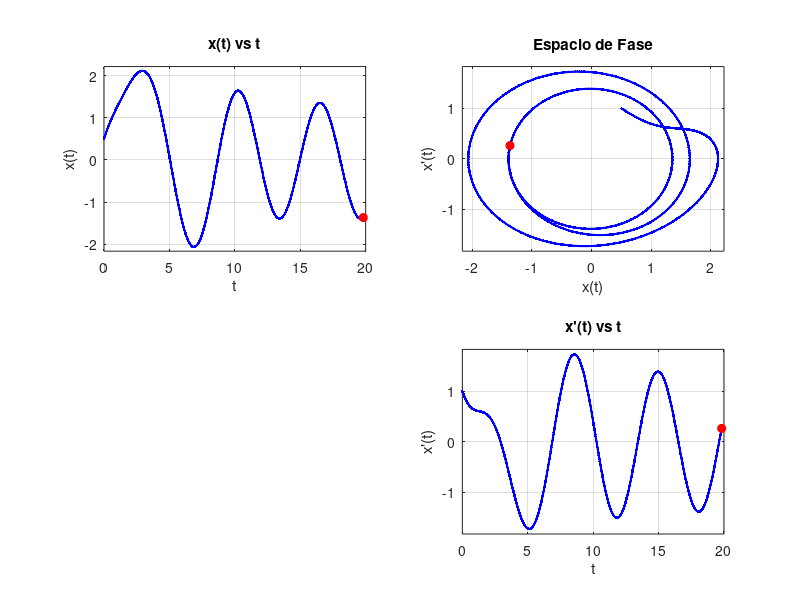

This figure's MATLAB source:
% Sistema de ecuaciones diferenciales de segundo orden
% \ddot{x} = -0.5\dot{x} -0.5x + sin(t)

% Convertir a sistema de primer orden:
% y1 = x
% y2 = \dot{x}
%
% \dot{y1} = y2
% \dot{y2} = -0.5*y2 - 0.5*y1 + sin(t)

% Definir el sistema de ecuaciones
f = @(y, t) [y(2);             % Primera ecuación: dy1/dt = y2
             -0.5*y(2) - 0.5*y(1) + sin(t)]; % Segunda ecuación

% Condiciones iniciales [x0; x'_0]
y0 = [0.5; 1];  % x(0) = 0.5, x'(0) = 0

% Configurar tiempo de integración
t_total = linspace(0, 20, 1000)';  % Vector temporal columna

% Resolver el sistema
sol = lsode(f, y0, t_total);

% Extraer soluciones
x_total = sol(:,1);      % Posición
xprime_total = sol(:,2); % Velocidad

% Precalcular límites de ejes
x_lims = [min(x_total)-0.1, max(x_total)+0.1];
xp_lims = [min(xprime_total)-0.1, max(xprime_total)+0.1];

% Configurar animación
fig = figure;
set(fig, 'Position', [100 100 800 600]);

% Inicializar gráficos
subplot(2,2,1);
h1 = plot(t_total(1), x_total(1), 'b', 'LineWidth', 1.5);
hold on;
h1_marker = plot(t_total(1), x_total(1), 'ro', 'MarkerFaceColor', 'r');
title('x(t) vs t');
xlabel('t'); ylabel('x(t)');
xlim([t_total(1) t_total(end)]);
ylim(x_lims);
grid on;

subplot(2,2,2);
h2 = plot(x_total(1), xprime_total(1), 'b', 'LineWidth', 1.5);
hold on;
h2_marker = plot(x_total(1), xprime_total(1), 'ro', 'MarkerFaceColor', 'r');
title('Espacio de Fase');
xlabel('x(t)'); ylabel("x'(t)");
xlim(x_lims);
ylim(xp_lims);
grid on;

subplot(2,2,4);
h3 = plot(t_total(1), xprime_total(1), 'b', 'LineWidth', 1.5);
hold on;
h3_marker = plot(t_total(1), xprime_total(1), 'ro', 'MarkerFaceColor', 'r');
title("x'(t) vs t");
xlabel('t'); ylabel("x'(t)");
xlim([t_total(1) t_total(end)]);
ylim(xp_lims);
grid on;

% Configurar velocidad de animación (5 segundos total)
num_frames = length(1:10:length(t_total));
pause_time = 5/num_frames;

% Bucle de animación
for k = 1:10:length(t_total)
    current_t = t_total(k);
    current_x = x_total(k);
    current_xp = xprime_total(k);

    % Actualizar gráfico temporal x(t)
    set(h1, 'XData', t_total(1:k), 'YData', x_total(1:k));
    set(h1_marker, 'XData', current_t, 'YData', current_x);

    % Actualizar espacio de fase
    set(h2, 'XData', x_total(1:k), 'YData', xprime_total(1:k));
    set(h2_marker, 'XData', current_x, 'YData', current_xp);

    % Actualizar gráfico temporal x'(t)
    set(h3, 'XData', t_total(1:k), 'YData', xprime_total(1:k));
    set(h3_marker, 'XData', current_t, 'YData', current_xp);

    % Control de velocidad y renderizado
    pause(pause_time);
    drawnow;
end
